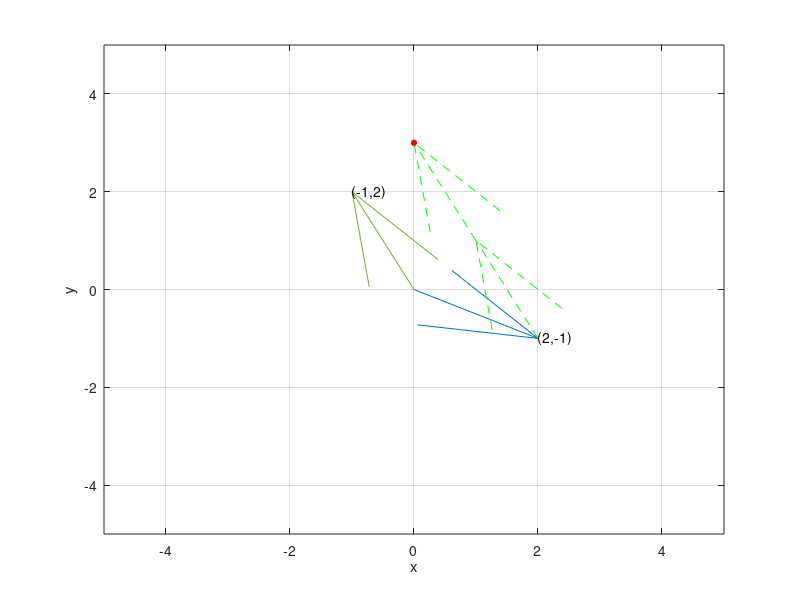

Reproduce this figure in MATLAB. (Note: this script raises an error after producing the figure.)
% row picture
% |2  -1||x|  =   |0| 
% |-1  2||y|      |3|
% first row:  2x - y = 0
% second row: -x + 2y = 3
% look the equation as combination of vectors, we will look for the
% solution for combination of x * [2; -1] and y * [-1; 2] to get [0; 3]  

v1 = [2 -1];                            
v2 = [-1 2];


figure
quiver(0,0,v1(1),v1(2),0,'MaxHeadSize',0.5)

% find this code in stackoverflow
%{
headWidth = 5;
ah = annotation('arrow',...
    'headStyle','cback1','HeadLength',headLength,'HeadWidth',headWidth);
set(ah,'parent',gca);
set(ah,'position',[X(ii,ij) Y(ii,ij) LineLength*U(ii,ij) LineLength*V(ii,ij)]);
%}

hold on
quiver(0,0,v2(1),v2(2),0,'MaxHeadSize',0.5)


quiver(v1(1),v1(2),v2(1),v2(2),0,"g--",'MaxHeadSize',0.5)
v3 = v1 + v2;
quiver(v3(1),v3(2),v2(1),v2(2),0,"g--",'MaxHeadSize',0.5)
plot(0, 3, 'ro','MarkerFaceColor','r', 'MarkerSize', 4);

grid
axis([-5 5 -5 5])
text(v1(1),v1(2), sprintf('(%.0f,%.0f)',v1))
text(v2(1),v2(2), sprintf('(%.0f,%.0f)',v2))


xlabel('x') % label should be after plot
ylabel('y')

ax = gca;
ax.XAxisLocation = 'origin';
ax.YAxisLocation = 'origin';  % setting y axis location to origin

ax.Box = 'off';
ax.Layer = 'top';
